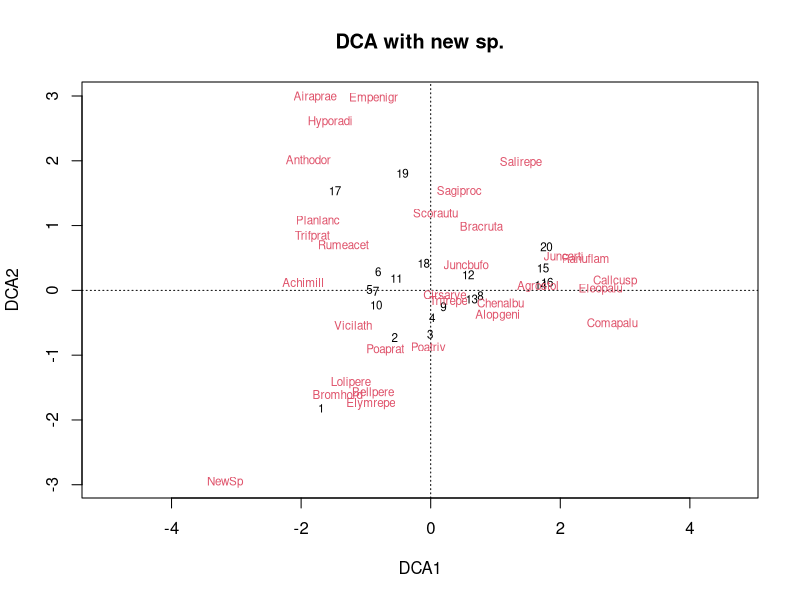
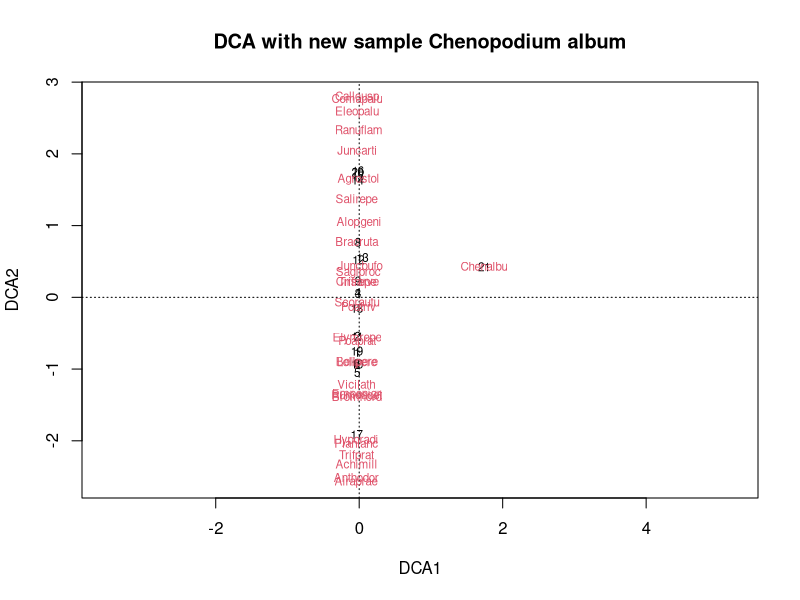
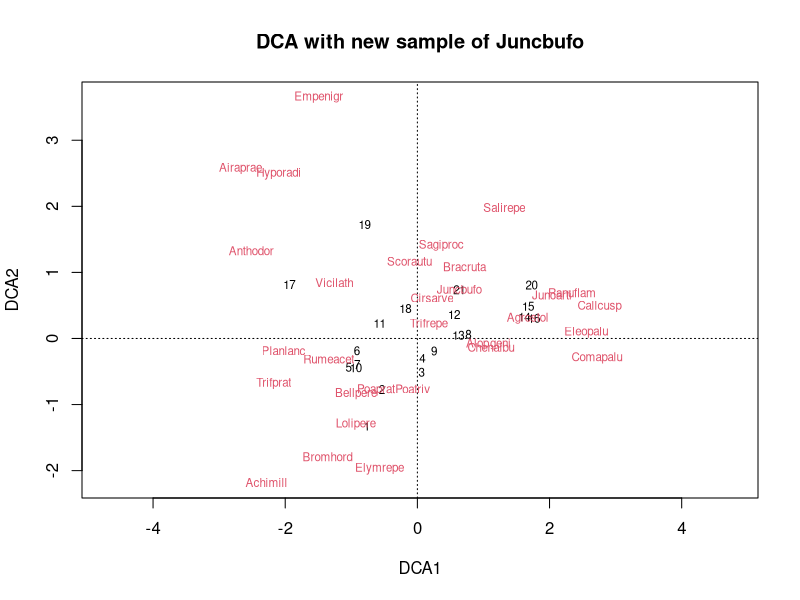
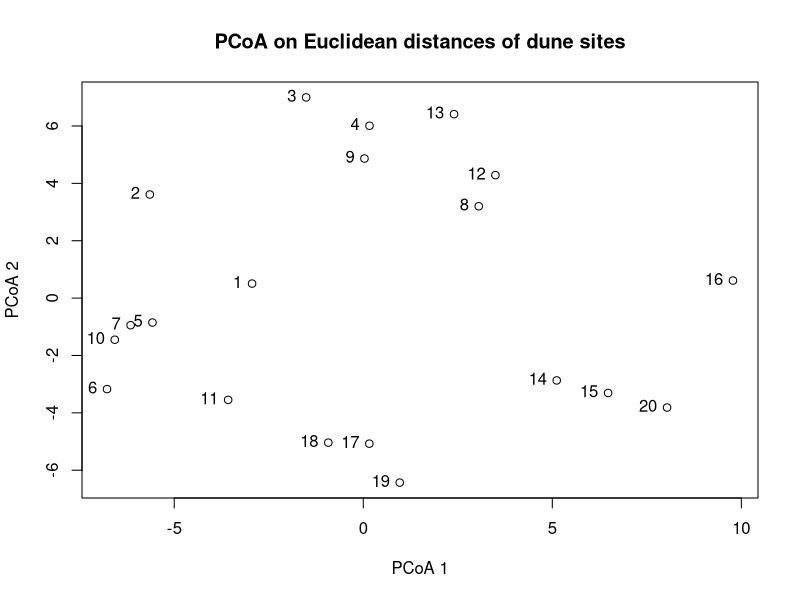
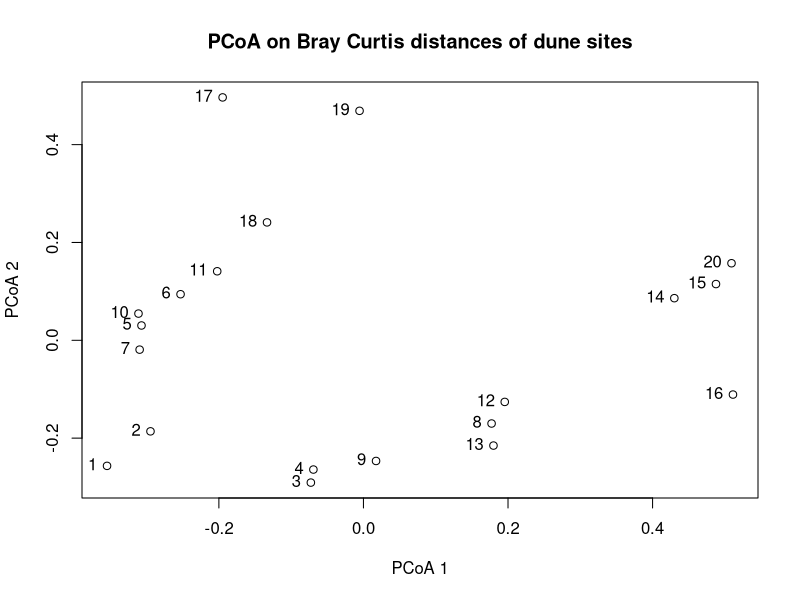
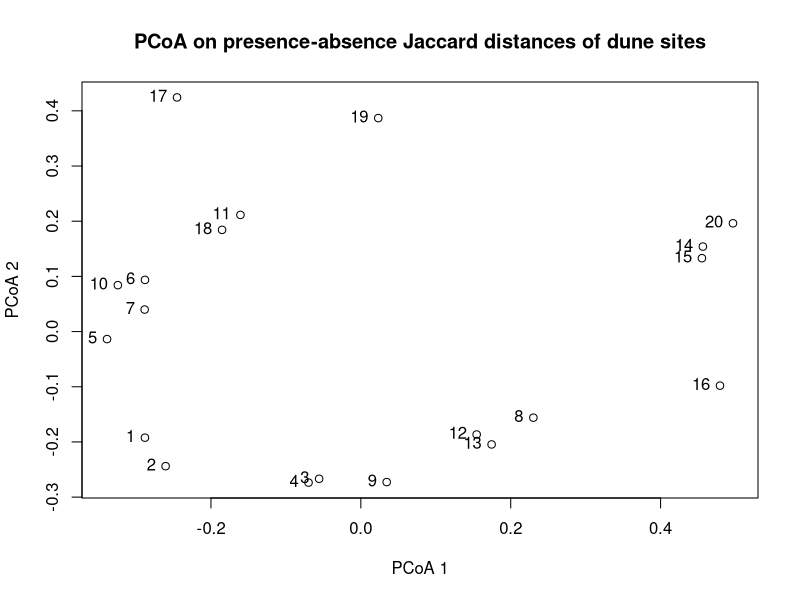
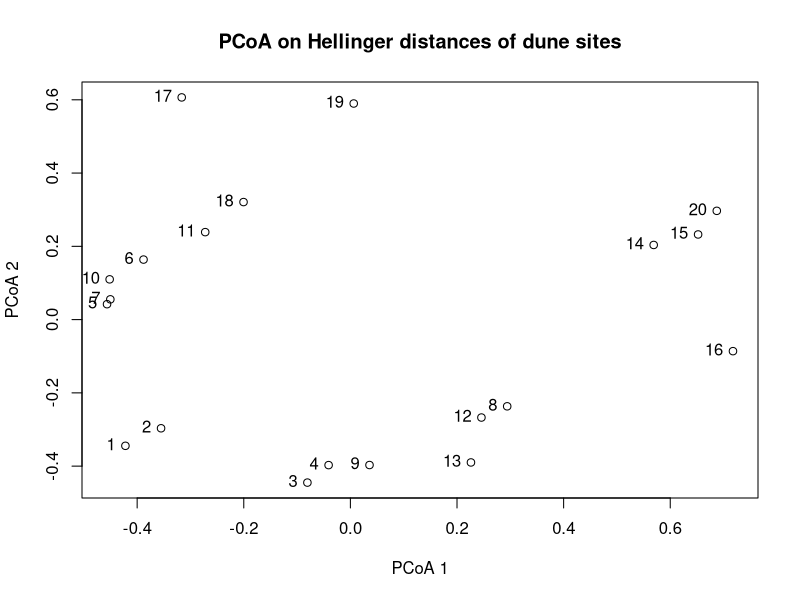
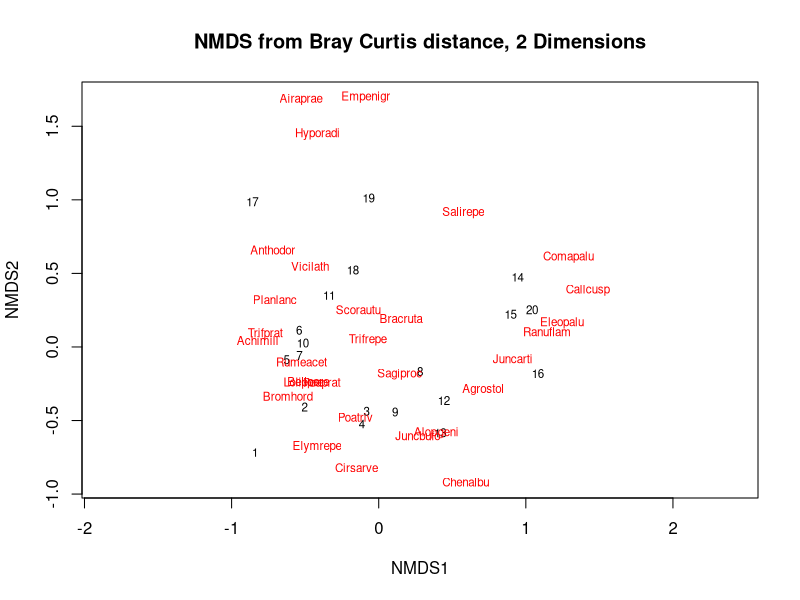

Reproduce these figures in R, in order.
## ---- chunk 1
knitr::opts_chunk$set(echo = TRUE)
library("vegan")
library("VIM") # For matrixplot
library("dplyr") 
## ---- chunk 2
data("dune")
data("dune.env")
dummy_management <-
  as.data.frame(model.matrix(~ Management - 1, data = dune.env))
#add these to the dataset
dune.env.original <-
  dune.env #we keep a copy of the original version
dune.env <-
  dune.env %>% select(A1, Moisture, Manure, Use) %>% cbind(., dummy_management)
dune.env$Moisture <-
  as.numeric(as.character(dune.env$Moisture)) #make numeric
dune.env$Manure <- as.numeric(as.character(dune.env$Manure))
dune.env$Use <- as.numeric(dune.env$Use)
#make column names shorter
dune.env <-
  dune.env %>% rename(BF = ManagementBF,
                      HF = ManagementHF,
                      NM = ManagementNM,
                      SF = ManagementSF)
## ---- chunk 3
# calculate the number of species present in each plot
rowSums(dune != 0)
# find the plot with the lowest number of species
which.min(rowSums(dune != 0))
# create a new data frame with a new species with cover degree 9 at site 1
NewSp <- c(9, rep(0, 19))
SpeciesNewSp <- data.frame(dune, NewSp)
# run a new DCA with the extra species
DCANewSp <- decorana(SpeciesNewSp)
DCANewSp
# plot the DCA
ordiplot(DCANewSp, type="text", main="DCA with new sp.")
## ---- chunk 4
# figure out the column number for Chenopodium album (abbreviated "Chenalbu")
which(colnames(dune) == "Chenalbu")
# create a new data frame with a new sample containing Chenopodium album with a cover of 9
NewSampleChen <- c(rep(0, 7), 9, rep(0, 22))
SpeciesNewSampleChen <- data.frame(rbind(dune, NewSampleChen))
# run a new DCA with the extra sample
DCANewSampleChen <- decorana(SpeciesNewSampleChen)
DCANewSampleChen
# plot the DCA
ordiplot(DCANewSampleChen, type = "text", main = "DCA with new sample Chenopodium album")
# figure out the column number for Juncbufo
which(colnames(dune) == "Juncbufo")
# create a new data frame with a new sample containing Juncbufo with a cover of 5
NewSampleJunc <- c(rep(0, 15), 5, rep(0, 14))
SpeciesNewSampleJunc <- data.frame(rbind(dune, NewSampleJunc))
# run a new DCA with the extra sample
DCANewSampleJunc <- decorana(SpeciesNewSampleJunc)
DCANewSampleJunc
# plot the DCA
ordiplot(DCANewSampleJunc, type = "text", main = "DCA with new sample of Juncbufo")
## ---- chunk 5
# generate the four distance matrices
dune.bray.distance.matrix <- vegdist(dune, method = "bray")
dune.jaccard.distance.matrix <- vegdist(dune, method = "jaccard", binary = TRUE) # binary = TRUE gives presence-absence Jaccard; without it vegdist uses abundances
dune.euclidean.distance.matrix <- vegdist(dune, method = "euclidean")
dune.hellinger.distance.matrix <- vegdist(dune, method = "hellinger")

#
# what can be accomplished with the MDS routine?
#
help(cmdscale)
#
# run an MDS using cmdscale() for each of the four distance matrices
#
dune.bray.location <- cmdscale(dune.bray.distance.matrix)
dune.jaccard.location <- cmdscale(dune.jaccard.distance.matrix)
dune.euclidean.location <- cmdscale(dune.euclidean.distance.matrix)
dune.hellinger.location <- cmdscale(dune.hellinger.distance.matrix)

#
# now take a look at some plots

plot(dune.euclidean.location, xlab = "PCoA 1", ylab = "PCoA 2")
title(main = "PCoA on Euclidean distances of dune sites")
text(
  dune.euclidean.location,
  labels = row.names(dune.euclidean.location),
  pos = 2
)
#
plot(dune.bray.location, xlab = "PCoA 1", ylab = "PCoA 2")
title(main = "PCoA on Bray Curtis distances of dune sites")
text(dune.bray.location,
     labels = row.names(dune.bray.location),
     pos = 2)
#
plot(dune.jaccard.location, xlab = "PCoA 1", ylab = "PCoA 2")
title(main = "PCoA on presence-absence Jaccard distances of dune sites")
text(dune.jaccard.location,
     labels = row.names(dune.jaccard.location),
     pos = 2)
#

plot(dune.hellinger.location, xlab = "PCoA 1", ylab = "PCoA 2")
title(main = "PCoA on Hellinger distances of dune sites")
text(
  dune.hellinger.location,
  labels = row.names(dune.hellinger.location),
  pos = 2
)
## ---- chunk 6
# run NMDS with the defaults and 2 dimensions, what is the stress?
#
dune.NMDS.bray.2 <- metaMDS(dune, k = 2)
#
# run NMDS with the defaults and 3 dimensions, what is the stress ?
#
dune.NMDS.bray.3 <- metaMDS(dune, k = 3)
#
# what happens when Euclidean distances are used?
#
dune.NMDS.euclidean.2 <- metaMDS(dune, distance = "euclidean", k = 2)
#
# plot some results
#
ordiplot(dune.NMDS.bray.2, type = "text", main = "NMDS from Bray Curtis distance, 2 Dimensions")
ordiplot(dune.NMDS.euclidean.2, type = "text", main = "NMDS from Euclidean distance, 2 Dimensions")
#
# create Shepard plots to show how the stress evolves
#
stressplot(dune.NMDS.bray.2)
stressplot(dune.NMDS.euclidean.2)
#
# generate the CA and DCA results
#
dune.CA <- ca(dune)
dune.DCA <- decorana(dune)
#
# plot the CA and DCA results
#
ordiplot(dune.CA, type = "text", main = "CA on Dune Meadow data")
ordiplot(dune.DCA, type = "text", main = "DCA on Dune Meadow data")


## ---- chunk 7
#data(dune)
# Set seed for reproducibility
set.seed(111) 

# Create some outliers and missing values in a temporary dataset called mvo.dune
mvo.dune <- as.matrix(dune)
n_outl <- 5 # Give number of outliers to be created, here 5
v_outl <- 30 # Give value of the outlier(s), here 30
mvo.dune[sample(1:length(mvo.dune), n_outl, replace = FALSE)] <- v_outl # Replace some data with outliers, at random positions
mvo.dune[sample(1:length(mvo.dune), n_outl, replace = FALSE)] <- NA # Replace some data with NAs, at random positions

# Cleveland plot to inspect data
dotchart(as.matrix(mvo.dune), main = "Cleveland plot", xlab = "Observed value")

# Find data > 9, as no value should be higher than 9 in the dune meadow data set
(GT9 <- which(mvo.dune > 9, arr.ind = TRUE))

# Find missing values
(mvo_miss <- which(is.na(mvo.dune), arr.ind = TRUE))

# Two ways of visualising missing data, using the package "VIM"
aggr(as.matrix(mvo.dune))
matrixplot(mvo.dune) 
## ---- chunk 8

# Function to detect multivariate outliers via mean distance analysis
detect_outliers <- function(data, title_suffix) {
  # Calculate pairwise Euclidean distances
  dist_matrix <- vegdist(data, method = "euclidean", na.rm = TRUE)
  
  # Extract mean distance for each observation
  dist_long <- as.matrix(dist_matrix)
  mean_dist <- rowMeans(dist_long, na.rm = TRUE)
  
  # Calculate standard deviation (threshold: > 3 indicates strong outliers)
  sd_val <- sd(mean_dist)
  
  # Plot density distribution
  plot(
    density(mean_dist),
    col = "red",
    xlab = "Distance between observations",
    main = paste0("Indicative test of multivariate outliers\n", title_suffix)
  )
  legend("topright", paste("SD =", round(sd_val, 1)))
  
  return(sd_val)
}

# Apply to both datasets
sd_noisy <- detect_outliers(mvo.dune, "Data with noise")
sd_original <- detect_outliers(dune, "Original Dune Meadow data")


## ---- chunk 9
dune.ca <- ca(dune)
# goodness of fit
gf <- goodness(dune.ca, model = "CA", display = "species", choices = 1:2)
head(gf)#the values in column CA2 are the cumulative goodness of fit values over the two axes
take <- gf[,2] >= 0.4 # which species to label. Here we choose species where fitted abundance on the two axes is at least 40%
scl <- "symmetric"    # choose scaling to use

# make an empty plot
plot(dune.ca, type = "n", scaling = scl, display = c("species", "sites"))

# add points for the species
points(dune.ca, scaling = scl, display = "species", cex = 0.7, col = "red", pch = "+")

# add points for the samples
points(dune.ca, scaling = scl, display = "sites", pch = NA)

# label the samples and species points
ordipointlabel(dune.ca, display = "sites", scaling = scl, add = TRUE)
ordipointlabel(dune.ca, display = "species", scaling = scl,col = "red", cex = 0.7, add = TRUE, select = take)

#compare with the original
plot(dune.ca)
